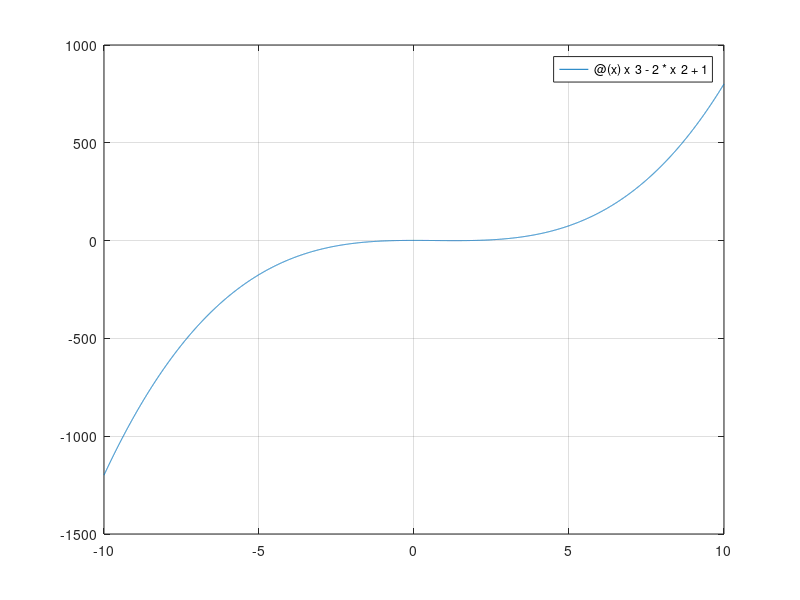
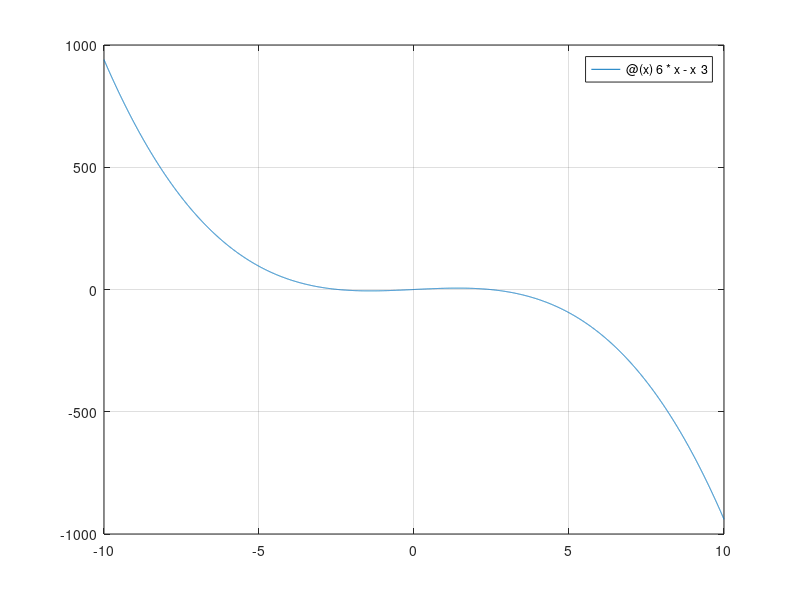
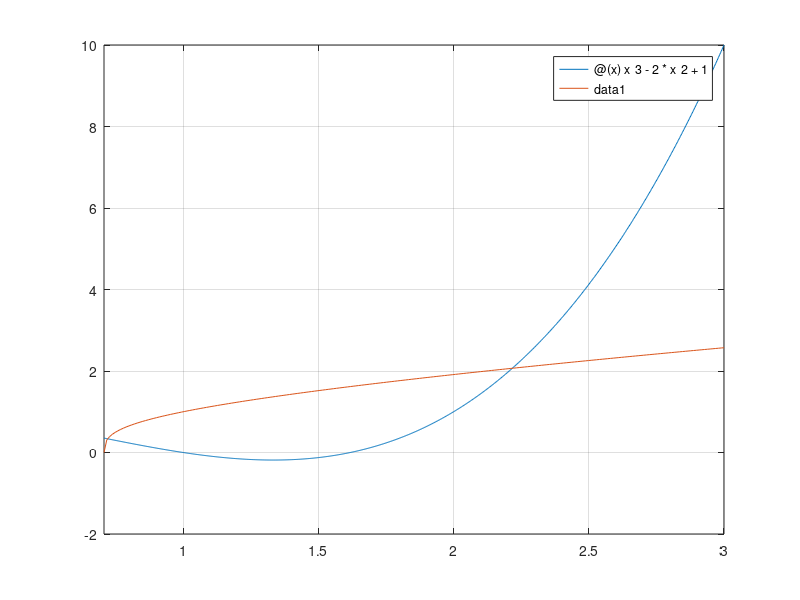

MATLAB code to generate these figures, in order: (Note: this script raises an error after producing the figures.)
clear all; clc

% Método de potência
a = [2 -1; 1 4];
x = [1; 1];

for i = 1:150
    x = a * x;
    x = x / norm(x);
end

mp = x;

% Teorema do Ponto Fixo de Banach
% Este teorema garante a existência e unicidade de um ponto fixo para uma função contrátil em um espaço completo.

% Iteração de Newton-Raphson para encontrar a raiz da função f(x) = x^3 - 2*x^2 + 1
x = 10;

f = @(x) x^3 - 2*x^2 + 1;
df = @(x) 3*x^2 - 4*x;

for i = 1:100
    x = x - f(x) / df(x);
end

figure
fplot(f, [-10 10])
grid on

% Iteração por Secantes

x1 = 10;
x2 = 9;

f = @(x) 6*x - x^3;

while abs(f(x2)) > 1e-6
    x3 = x2 - f(x2) * (x2 - x1) / (f(x2) - f(x1));
    x1 = x2;
    x2 = x3;
end

figure
fplot(f, [-10 10])
grid on

% Método iterativo linear para resolver o sistema de equações x_k+1 = Ax_k + b
% Tem que garantir que |x_n+1 - x_n|^k -> 0 para convergência

f = @(x) x^3 - 2*x^2 + 1;
g = @(x) (2*x^2 - 1)^(1/3);

x = 1.5;

for i = 1:100
    x = g(x);
end

figure
fplot(f, [1/sqrt(2) 3])
hold on
fplot(g, [1/sqrt(2) 3])
grid on

% Metodo de Jacobi para resolver o sistema de equações lineares Ax = b -> x = D^(-1) * (b - (L + U) * x)
A = [5 -1 3; -6 8 -1; 2 -1 4];
b = [15; 10; 10];
x = zeros(3, 1);

D = diag(diag(A));
L = tril(A, -1);
U = triu(A, 1);

% Iteração de Jacobi
for i = 1:100
    x = D \ (b - (L + U) * x);
end

% Método de Gauss-Seidel para resolver o sistema de equações lineares Ax = b -> x = (D - L)^(-1) * (b - U * x)

for i = 1:100
    x = (D - L) \ (b - U * x);
end

% Método de Picard para PVI (Mesma ideia da Série de Taylor, mas com integração ao invés de derivação)
syms xs t y_prev;

% Defina a ED0: dy/dx = f(x, y)
% Exemplo: dy/dx = x + y
fs(xs, y_prev) = xs + y_prev; 

% Condições Iniciais: y(x0) = y0
x0 = 0;
y0 = 1;

% Número de iterações desejadas
num_iteracoes = 4;

% --- EXECUÇÃO DO MÉTODO DE PICARD ---
% Aproximação inicial (y0)
y(1) = sym(y0); 

fprintf('Aproximação y_0(x) = %s\n', char(y(1)));

% Laço de repetição para as aproximações sucessivas
for n = 1:num_iteracoes
    % Substitui y na função pelo resultado da iteração anterior
    % Mudamos a variável x para t para realizar a integração de x0 a x
    f_sub = subs(fs(t, y_prev), y_prev, subs(y(n), xs, t));
    
    % Aplica a fórmula de recorrência de Picard
    y(n+1) = y0 + int(f_sub, t, x0, xs);
    
    % Simplifica a expressão resultante
    y(n+1) = simplify(y(n+1));
    
    % Exibe o resultado da iteração atual
    fprintf('Aproximação y_%d(x) = %s\n', n, char(y(n+1)));
end
